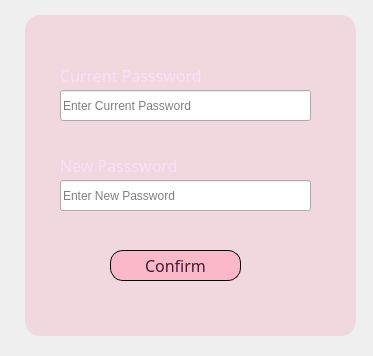
<?xml version="1.0" encoding="UTF-8"?>
<ui version="4.0">
 <class>confirm_pass_dialog</class>
 <widget class="QDialog" name="confirm_pass_dialog">
  <property name="geometry">
   <rect>
    <x>0</x>
    <y>0</y>
    <width>373</width>
    <height>356</height>
   </rect>
  </property>
  <property name="windowTitle">
   <string>Dialog</string>
  </property>
  <widget class="QLabel" name="label">
   <property name="geometry">
    <rect>
     <x>2</x>
     <y>-1</y>
     <width>373</width>
     <height>356</height>
    </rect>
   </property>
   <property name="styleSheet">
    <string notr="true">background-image: url(:/material/photos/dialog_bg.png);</string>
   </property>
   <property name="text">
    <string/>
   </property>
  </widget>
  <widget class="QPushButton" name="pushButton1">
   <property name="geometry">
    <rect>
     <x>25</x>
     <y>15</y>
     <width>331</width>
     <height>321</height>
    </rect>
   </property>
   <property name="styleSheet">
    <string notr="true">QPushButton {
 background-color: rgba(255, 90, 130, 0.15);
    border-radius: 15px;
}
</string>
   </property>
   <property name="text">
    <string/>
   </property>
  </widget>
  <widget class="QLineEdit" name="lineEdit">
   <property name="geometry">
    <rect>
     <x>60</x>
     <y>90</y>
     <width>251</width>
     <height>31</height>
    </rect>
   </property>
   <property name="acceptDrops">
    <bool>true</bool>
   </property>
   <property name="text">
    <string/>
   </property>
   <property name="echoMode">
    <enum>QLineEdit::Normal</enum>
   </property>
   <property name="placeholderText">
    <string>Enter Current Password</string>
   </property>
   <property name="clearButtonEnabled">
    <bool>true</bool>
   </property>
  </widget>
  <widget class="QLineEdit" name="lineEdit_2">
   <property name="geometry">
    <rect>
     <x>60</x>
     <y>180</y>
     <width>251</width>
     <height>31</height>
    </rect>
   </property>
   <property name="acceptDrops">
    <bool>true</bool>
   </property>
   <property name="text">
    <string/>
   </property>
   <property name="echoMode">
    <enum>QLineEdit::Password</enum>
   </property>
   <property name="placeholderText">
    <string>Enter New Password</string>
   </property>
   <property name="clearButtonEnabled">
    <bool>true</bool>
   </property>
  </widget>
  <widget class="QPushButton" name="pushButton">
   <property name="geometry">
    <rect>
     <x>110</x>
     <y>250</y>
     <width>131</width>
     <height>31</height>
    </rect>
   </property>
   <property name="palette">
    <palette>
     <active>
      <colorrole role="Button">
       <brush brushstyle="SolidPattern">
        <color alpha="178">
         <red>255</red>
         <green>170</green>
         <blue>190</blue>
        </color>
       </brush>
      </colorrole>
      <colorrole role="ButtonText">
       <brush brushstyle="SolidPattern">
        <color alpha="255">
         <red>67</red>
         <green>27</green>
         <blue>55</blue>
        </color>
       </brush>
      </colorrole>
      <colorrole role="Base">
       <brush brushstyle="SolidPattern">
        <color alpha="178">
         <red>255</red>
         <green>170</green>
         <blue>190</blue>
        </color>
       </brush>
      </colorrole>
      <colorrole role="Window">
       <brush brushstyle="SolidPattern">
        <color alpha="178">
         <red>255</red>
         <green>170</green>
         <blue>190</blue>
        </color>
       </brush>
      </colorrole>
     </active>
     <inactive>
      <colorrole role="Button">
       <brush brushstyle="SolidPattern">
        <color alpha="178">
         <red>255</red>
         <green>170</green>
         <blue>190</blue>
        </color>
       </brush>
      </colorrole>
      <colorrole role="ButtonText">
       <brush brushstyle="SolidPattern">
        <color alpha="255">
         <red>67</red>
         <green>27</green>
         <blue>55</blue>
        </color>
       </brush>
      </colorrole>
      <colorrole role="Base">
       <brush brushstyle="SolidPattern">
        <color alpha="178">
         <red>255</red>
         <green>170</green>
         <blue>190</blue>
        </color>
       </brush>
      </colorrole>
      <colorrole role="Window">
       <brush brushstyle="SolidPattern">
        <color alpha="178">
         <red>255</red>
         <green>170</green>
         <blue>190</blue>
        </color>
       </brush>
      </colorrole>
     </inactive>
     <disabled>
      <colorrole role="Button">
       <brush brushstyle="SolidPattern">
        <color alpha="178">
         <red>255</red>
         <green>170</green>
         <blue>190</blue>
        </color>
       </brush>
      </colorrole>
      <colorrole role="Base">
       <brush brushstyle="SolidPattern">
        <color alpha="178">
         <red>255</red>
         <green>170</green>
         <blue>190</blue>
        </color>
       </brush>
      </colorrole>
      <colorrole role="Window">
       <brush brushstyle="SolidPattern">
        <color alpha="178">
         <red>255</red>
         <green>170</green>
         <blue>190</blue>
        </color>
       </brush>
      </colorrole>
     </disabled>
    </palette>
   </property>
   <property name="font">
    <font>
     <family>Arial Rounded MT Bold</family>
     <pointsize>12</pointsize>
    </font>
   </property>
   <property name="styleSheet">
    <string notr="true">QPushButton {
/*background-color: rgba(230, 170, 245, 0.7);*/
    background-color: rgba(255, 170, 190, 0.7);
    border-radius: 13px;
    border: 1px solid rgb(0, 0, 10);
}

QPushButton:hover {
    background-color: rgba(255, 170, 190, 0.4); /* Semi-transparent background color when hovered */
}

QPushButton:pressed {
    background-color: rgba(255, 150, 200, 0.7); /* Semi-transparent background color when pressed */
    border: 2px solid black; /* You can customize the border for the pressed state if needed */
}
</string>
   </property>
   <property name="text">
    <string>Confirm</string>
   </property>
  </widget>
  <widget class="QLabel" name="password_label">
   <property name="geometry">
    <rect>
     <x>60</x>
     <y>60</y>
     <width>201</width>
     <height>31</height>
    </rect>
   </property>
   <property name="palette">
    <palette>
     <active>
      <colorrole role="WindowText">
       <brush brushstyle="SolidPattern">
        <color alpha="255">
         <red>255</red>
         <green>219</green>
         <blue>252</blue>
        </color>
       </brush>
      </colorrole>
     </active>
     <inactive>
      <colorrole role="WindowText">
       <brush brushstyle="SolidPattern">
        <color alpha="255">
         <red>255</red>
         <green>219</green>
         <blue>252</blue>
        </color>
       </brush>
      </colorrole>
     </inactive>
     <disabled/>
    </palette>
   </property>
   <property name="font">
    <font>
     <family>Arial Rounded MT Bold</family>
     <pointsize>12</pointsize>
    </font>
   </property>
   <property name="text">
    <string>Current Passsword</string>
   </property>
  </widget>
  <widget class="QLabel" name="password_label_2">
   <property name="geometry">
    <rect>
     <x>60</x>
     <y>150</y>
     <width>171</width>
     <height>31</height>
    </rect>
   </property>
   <property name="palette">
    <palette>
     <active>
      <colorrole role="WindowText">
       <brush brushstyle="SolidPattern">
        <color alpha="255">
         <red>255</red>
         <green>219</green>
         <blue>252</blue>
        </color>
       </brush>
      </colorrole>
     </active>
     <inactive>
      <colorrole role="WindowText">
       <brush brushstyle="SolidPattern">
        <color alpha="255">
         <red>255</red>
         <green>219</green>
         <blue>252</blue>
        </color>
       </brush>
      </colorrole>
     </inactive>
     <disabled/>
    </palette>
   </property>
   <property name="font">
    <font>
     <family>Arial Rounded MT Bold</family>
     <pointsize>12</pointsize>
    </font>
   </property>
   <property name="text">
    <string>New Passsword</string>
   </property>
  </widget>
 </widget>
 <resources/>
 <connections/>
</ui>
